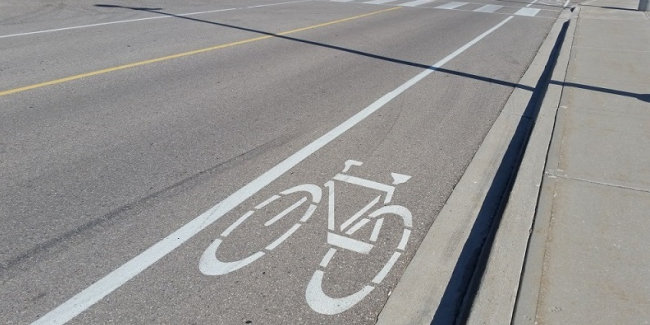
#> input picture roboticafcfm2021-2/Auxiliar_2/Calle.png, 650 x 325 px, found by its file name
$ jupyter execute Auxiliar_2_Pauta.ipynb   (shell and % lines are left out)
#> lines starting #> are read from the running program, lines starting #| are printed output that depends on the picture; after the words box and inside, x2 and y2 are one past the last pixel; in counts of white or black regions, pixels touching at a corner belong together
<a href="https://colab.research.google.com/github/RaimundoLorca/roboticafcfm2021-2/blob/main/Auxiliar_2_Pauta.ipynb" target="_parent"></a>

#Auxiliar 2: Shape Detection

La Transformada de Hough es una técnica que permite detectar geometrías en una imagen, mientras esta pueda ser parametrizada matemáticamente. Mediante su matriz acumuladora de votos, logra detectar recta y círculos incluso si estos presentan ruido o irregularidades.

En este taller utilizaremos las implementaciones de la Transformada de Hough en OpenCV para trackear y orientar un cuaderno en una imagen.

## OpenCV

La Open Surce Computer Vision es una librería especializada en herramientas de visión computacional y en todo lo que respecta a visión artificial en general. De este modo provee de funcionalidades de todo tipo de complejidad, desde operaciones básicas de procesamiento de imágenes, hasta algoritmos de reconocimiento de objetos.

Por supuesto, esta librería cuenta con su documentación correspondiente. En esta puede encontrar descripciones más detalladas de sus funcionalidades, así como también ejemplos, tutoriales y otros.

https://docs.opencv.org/master/

##Cargar repositorio Github

La imagen con que trabajaremos en este taller se encuentra en el repositorio del curso, de este modo lo primero que haremos será clonar este github.

[cell 1]
%cd /content/roboticafcfm2021-2

##Cargar imagen 1

Para cargar las imagenes con OpenCV, se utiliza la función `cv2.imread`, la cual necesita la ubicación del archivo con el que estamos trabajando. En este caso, el path es `"//content//roboticafcfm2021-2//Auxiliar_2//Calle.png"`.

[cell 2]
#Cargar librerias a usar
import cv2
import numpy as np
import matplotlib.pyplot as plot

#Cargar imagen
img = cv2.imread("//content//roboticafcfm2021-2//Auxiliar_2//Calle.png")
#> img is the input picture: shape (325, 650, 3); mean B, G, R 145.1, 146.5, 147.9

#Cambiar espacio de colores (BGR A RGB)
img_rgb = cv2.cvtColor(img, cv2.COLOR_BGR2RGB)

#Plotear imagen con Matplotlib
plot.figure()
plot.imshow(img_rgb)
plot.axis("off")

Una vez hemos cargado la imagen, podemos empezar el proceso de identificar las rectas. No obstante, dado que la Transformada de Hough de rectas requiere, por supuesto, que existan rectas en la imagen, tenemos que extraer los bordes de esta imagen para poder procesarla. Para esto podemos utilizar el método `cv2.Canny`.

[Documentación Canny Edge Detection OpenCV](https://docs.opencv.org/3.4/da/d5c/tutorial_canny_detector.html)

[cell 3]
#%% Detectar bordes mediante Canny

#Cambiar espacio de colores (RGB A GRAYSCALE)
img_gray = cv2.cvtColor(img, cv2.COLOR_RGB2GRAY)

#Canny (cv2.Canny)
edges = cv2.Canny(img_gray, 100, 200)
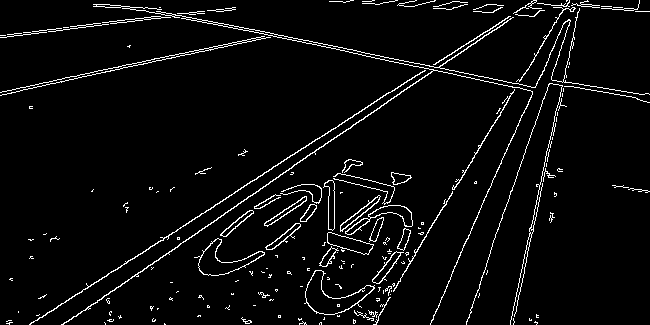
#> edges: shape (325, 650); 4.4% white in thin lines or dots

#Plotear imagen con Matplotlib
plot.figure()
plot.imshow(edges, cmap='gray')
plot.axis('off')

## Hough Line Transform

Todo el algoritmo de la Transformada de Hough ha sido implementado en OpenCV mediante el método `cv2.HoughLines`. Este método retorna un `np.array` con los parámetros `(rho, theta)` de cada una de las rectas detectadas. Por supuesto, para operar requiere una imagen binaria como nuestra imagen `edges`, la resolución de búsqueda para los parámetros `(rho, theta)`, y el umbral de votos para segmentar las rectas detectadas.

[Documentación Hough Lines OpenCV](https://docs.opencv.org/3.4/d3/de6/tutorial_js_houghlines.html)

[cell 4]
# Utilizar HoughLines sobre la imagen
lines = cv2.HoughLines(edges, rho=1.0, theta=np.pi/360, threshold=200)
#> lines = [[303, 0.969], [289, 0.995], [287, 1], [-22, 1.78], [301, 0.977], [-17, 1.76], [-21, 1.77], [567, 0.218], [487, 0.541], [92, 1.36], [485, 0.55]]

# Print resultado de rectas
print('Cantidad de rectas detectadas:\n', len(lines))
#| Cantidad de rectas detectadas:
#|  11
print('rectas detectadas:\n', lines)
#| rectas detectadas:
#|  [[[ 3.0300000e+02  9.6865773e-01]]
#|  [[ 2.8900000e+02  9.9483764e-01]]
#|  [[ 2.8700000e+02  1.0035644e+00]]
#|  [[-2.2000000e+01  1.7802358e+00]]
#|  [[ 3.0100000e+02  9.7738439e-01]]
#|  [[-1.7000000e+01  1.7627826e+00]]
#|  [[-2.1000000e+01  1.7715092e+00]]
#|  [[ 5.6700000e+02  2.1816616e-01]]
#|  [[ 4.8700000e+02  5.4105204e-01]]
#|  [[ 9.2000000e+01  1.3613569e+00]]
#|  [[ 4.8500000e+02  5.4977870e-01]]]

Notemos que el resultado consiste en una lista de listas. Por lo que al procesar esta información debemos cuidar el como la extraemos.

Ahora bien, una vez tenemos los parámetros `(rho, theta)` para cada recta, podemos transformar esta parametrización tal de poder plotear las rectas identificadas en la imagen mediante la función `cv2.line`.

[cell 5]
# cargar imagen
img_lines = np.copy(img_rgb)
img_lines = cv2.cvtColor(img_lines, cv2.COLOR_BGR2RGB)

# para cada recta detectada
for line in lines:
  # obtener parámetros (rho, theta)
  rho, theta = line[0]

  a = np.cos(theta)
  b = np.sin(theta)
  x0 = a*rho
  y0 = b*rho

  # obtener recta (x1,y1), (x2,y2)
  x1 = int(x0 + 1000*(-b))
  y1 = int(y0 + 1000*(a))
  x2 = int(x0 - 1000*(-b))
  y2 = int(y0 - 1000*(a))

  # plotear recta en la imagen con cv2.line
  color = (255, 0, 0)
  thickness = 2
  img_lines = cv2.line(img_lines, (x1, y1), (x2, y2), color, thickness)
#> this loop made 11 passes
#> (rho, theta, a, b, x0, y0, x1, y1) on passes 1 to 11: (303, 0.969, 0.566, 0.824, 171.6, 249.7, -652, 816), (289, 0.995, 0.545, 0.839, 157.4, 242.4, -681, 787), (287, 1, 0.537, 0.843, 154.2, 242.1, -689, 779), (-22, 1.78, -0.208, 0.978, 4.57, -21.52, -973, -229), (301, 0.977, 0.559, 0.829, 168.3, 249.5, -660, 808), (-17, 1.76, -0.191, 0.982, 3.24, -16.69, -978, -207), (-21, 1.77, -0.199, 0.98, 4.19, -20.58, -975, -219), (567, 0.218, 0.976, 0.216, 553.6, 122.7, 337, 1099), (487, 0.541, 0.857, 0.515, 417.4, 250.8, -97, 1107), (92, 1.36, 0.208, 0.978, 19.13, 89.99, -959, 297), (485, 0.55, 0.853, 0.522, 413.5, 253.4, -108, 1106)
#> pass 1, `img_lines = cv2.line(img_lines, (x1, y1), (x2, y2), color, thickness)`:
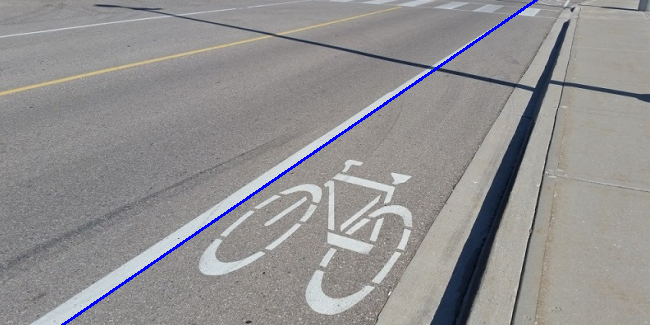
#> img_lines: shape (325, 650, 3); 0.78% of pixels changed, all inside (x1, y1, x2, y2) = (61, 0, 538, 325)
#> pass 3, `img_lines = cv2.line(img_lines, (x1, y1), (x2, y2), color, thickness)`:
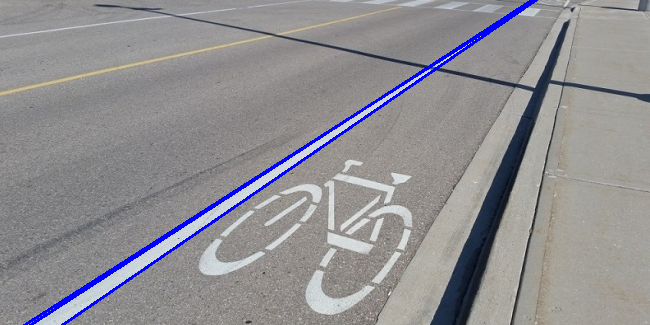
#> img_lines: shape (325, 650, 3); mean B, G, R 146.7, 143.2, 144.7
#> after the loop:
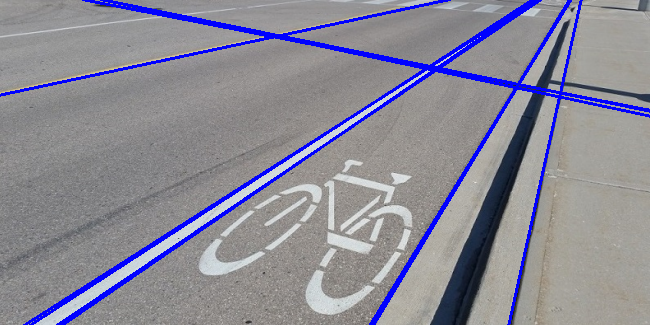
#> img_lines: shape (325, 650, 3); 3.73% of pixels changed, all inside (x1, y1, x2, y2) = (0, 0, 650, 325)

#Plotear imagen con Matplotlib
plot.figure()
plot.imshow(img_lines)
plot.axis('off')

##Cargar imagen 2

Para cargar las imagenes con OpenCV, se utiliza la función `cv2.imread`, la cual necesita la ubicación del archivo con el que estamos trabajando. En este caso, el path es `"//content//roboticafcfm2021-2//Auxiliar_2//Tennis_balls2.jpg"`.

[cell 6]
#Cargar imagen
img = cv2.imread("//content//roboticafcfm2021-2//Auxiliar_2//Tennis_balls2.jpg")
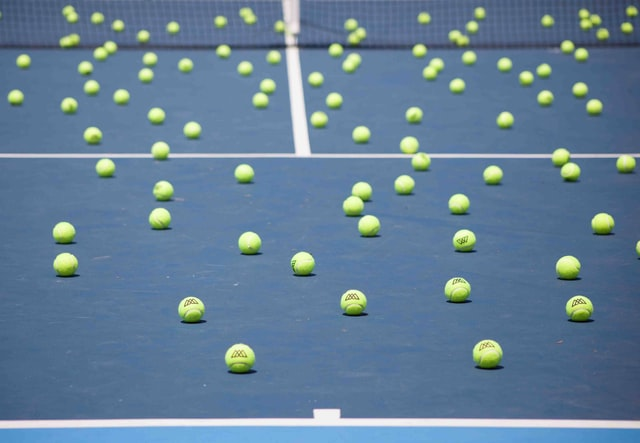
#> input picture roboticafcfm2021-2/Auxiliar_2/Tennis_balls2.jpg, 640 x 443 px, found by its file name
#> img is the input picture: shape (443, 640, 3); mean B, G, R 150.6, 127, 99.7

#Cambiar espacio de colores (BGR A RGB)
img_rgb = cv2.cvtColor(img, cv2.COLOR_BGR2RGB)
#> img_rgb: shape (443, 640, 3)

#Plotear imagen con Matplotlib
plot.figure()
plot.imshow(img_rgb)
plot.axis("off")

Como las pelotas son nuestro objeto de interés, llevaremos a cabo un proceso de segmentación por color para aislar solo las pelotas. Al igual que en la auxiliar pasada, se utilizará el espacio de color HSV, identificando el matiz del color de las pelotas.

[cell 7]
#Cambiar espacio de colores (BGR A RGB)
img_hsv = cv2.cvtColor(img_rgb, cv2.COLOR_RGB2HSV)
#> img_hsv: shape (443, 640, 3); mean H, S, V 101.2, 99.9, 156.2

#Extraer canal Hue
img_hue = img_hsv[:, :, 0]
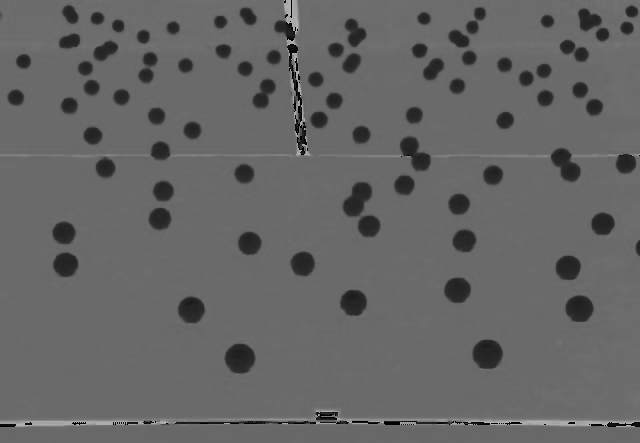
#> img_hue: shape (443, 640); min 0, max 177, mean 101.2

#Se convierte la matriz de la imagen a un vector
img_flat = img_hue.flatten()

#Plotear histograma con Matplotlib
plot.figure()
plot.hist(img_flat, 100)
plot.title('Histograma canal HUE en escala de grises')
plot.xlabel('Intensidad color')
plot.ylabel('Frecuencia')
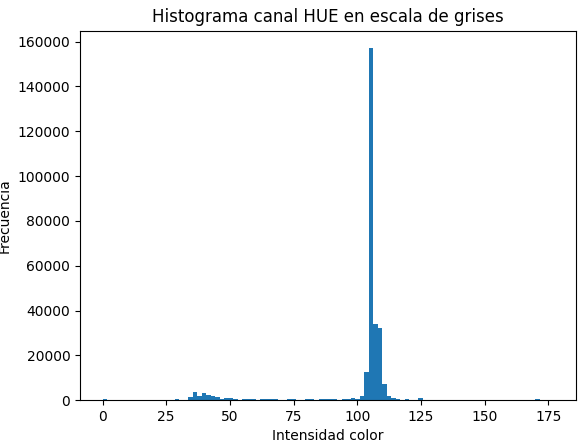
#> figure drawn by matplotlib, 1 panel; tallest bar 157053 high, from x = 104.4 to 106.2

[cell 8]
#Definir límite inferior
lower_hsv = np.array( [25, 50, 100] )

#Definir límite superior
upper_hsv = np.array( [60, 255, 255] )

#Segmentar mediante cv2.inRange
mask = cv2.inRange(img_hsv, lower_hsv, upper_hsv)
#> mask: shape (443, 640); 6.3% white; 85 white regions (2 under 20 px), largest, box (x1, y1, x2, y2) and area: (473, 341, 502, 366) 585, (225, 346, 255, 371) 567, (344, 184, 371, 215) 523

#Plotear imagen con Matplotlib
plot.figure()
plot.imshow(mask, cmap='gray')
plot.axis("off")

Dado que la Transformada de Hough de circulos requiere, por supuesto, que existan rectas en la imagen, tenemos que extraer los bordes de esta imagen para poder procesarla. Para esto podemos utilizar el método `cv2.Canny`.

[Documentación Canny Edge Detection OpenCV](https://docs.opencv.org/3.4/da/d5c/tutorial_canny_detector.html)

[cell 9]
#Canny (cv2.Canny)
edges = cv2.Canny(mask, 100, 200)
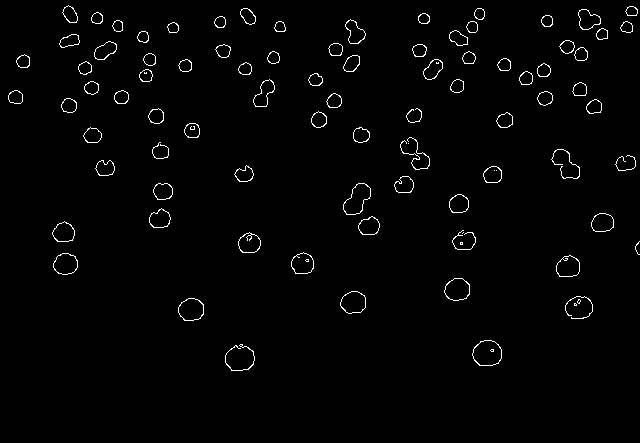
#> edges: shape (443, 640); 1.6% white in thin lines or dots, all inside (x1, y1, x2, y2) = (8, 5, 640, 371)

#Plotear imagen con Matplotlib
plot.figure()
plot.imshow(edges, cmap='gray')
plot.axis('off')

##Hough Circle Transform

Todo el algoritmo de la Transformada de Hough ha sido implementado en OpenCV mediante el método `cv2.HoughCircles`. Este método retorna un `np.array` con los parámetros `(x,y,radius)` de cada uno de los circulos detectados. Por supuesto, para operar requiere una imagen binaria como nuestra imagen `edges`, el umbral de votos para segmentar los circulos detectados, la distancia minima entre los circulos detectados, etc.

[Documentación Hough Circles OpenCV](https://docs.opencv.org/4.5.1/d3/de5/tutorial_js_houghcircles.html)

[cell 10]
#Transformada hough circulos (cv2.HoughCircles)
circles = cv2.HoughCircles(edges, cv2.HOUGH_GRADIENT, dp=1, minDist=8, param1=50, param2=12, minRadius=3, maxRadius=20)
#> circles = 89 rows, first 8: [487.5, 351.5, 13], [578.5, 307.5, 12.1], [352.5, 302.5, 11.8], [456.5, 287.5, 11.8], [566.5, 267.5, 11.8], [601.5, 222.5, 10.3], [190.5, 308.5, 11.4], [239.5, 356.5, 13.8]

img_rgb2 = np.copy(img_rgb)

#Para cada circulo detectado
for circle in circles[0]:
  centro = (int(circle[0]), int(circle[1]))
  radio = int(circle[2])
  color = (255, 0, 0)
  thickness = 2
  img = cv2.circle(img_rgb2, centro, radio, color, thickness)
#> this loop made 89 passes
#> (circle, centro, radio) on passes 1 to 12: ([487.5, 351.5, 13], (487, 351), 13), ([578.5, 307.5, 12.1], (578, 307), 12), ([352.5, 302.5, 11.8], (352, 302), 11), ([456.5, 287.5, 11.8], (456, 287), 11), ([566.5, 267.5, 11.8], (566, 267), 11), ([601.5, 222.5, 10.3], (601, 222), 10), ([190.5, 308.5, 11.4], (190, 308), 11), ([239.5, 356.5, 13.8], (239, 356), 13), ([64.5, 231.5, 11], (64, 231), 11), ([65.5, 264.5, 11], (65, 264), 11), ([159.5, 218.5, 9.1], (159, 218), 9), ([318.5, 119.5, 6.5], (318, 119), 6)
#> pass 3, `img = cv2.circle(img_rgb2, centro, radio, color, thickness)`:
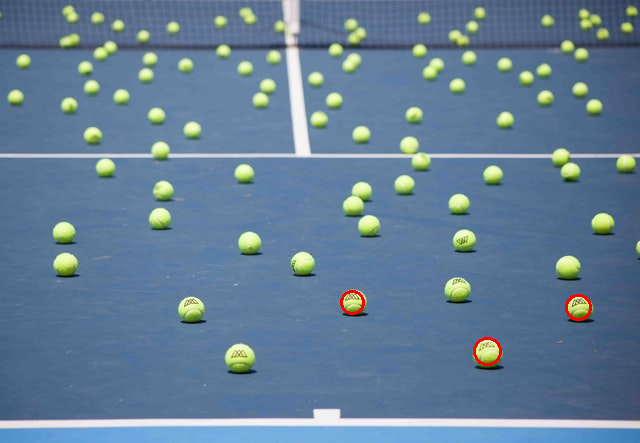
#> img: shape (443, 640, 3); mean R, G, B 99.9, 126.7, 150.3
#> after the loop:
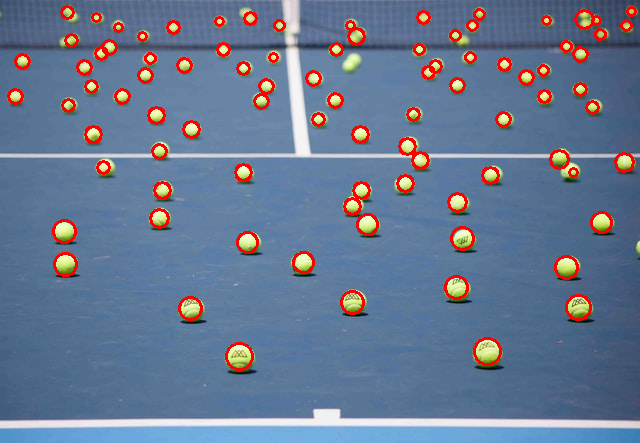
#> img_rgb2: shape (443, 640, 3); mean R, G, B 104.2, 119.9, 145.4

#Plotear imagen con Matplotlib
plot.figure()
plot.imshow(img)
plot.axis('off')
